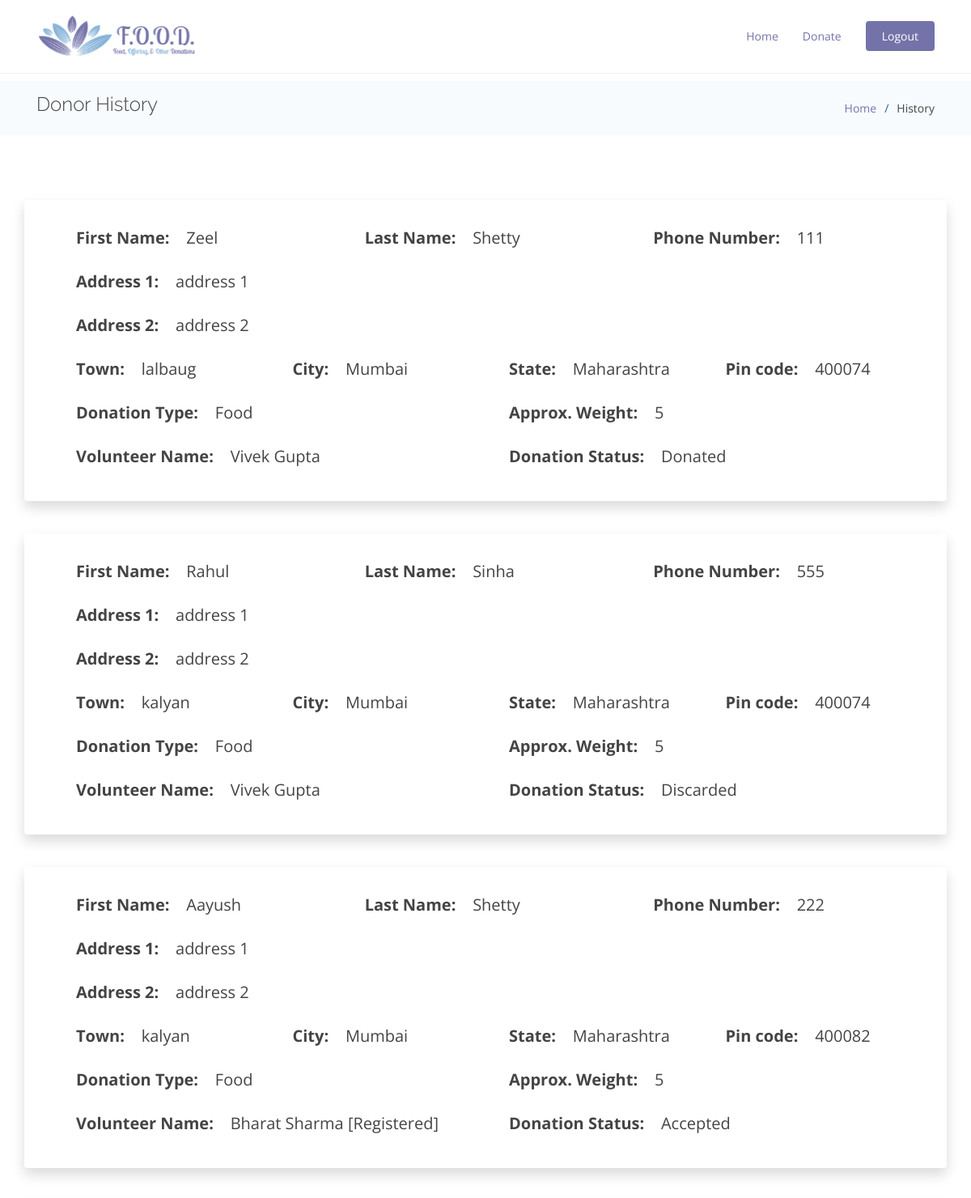
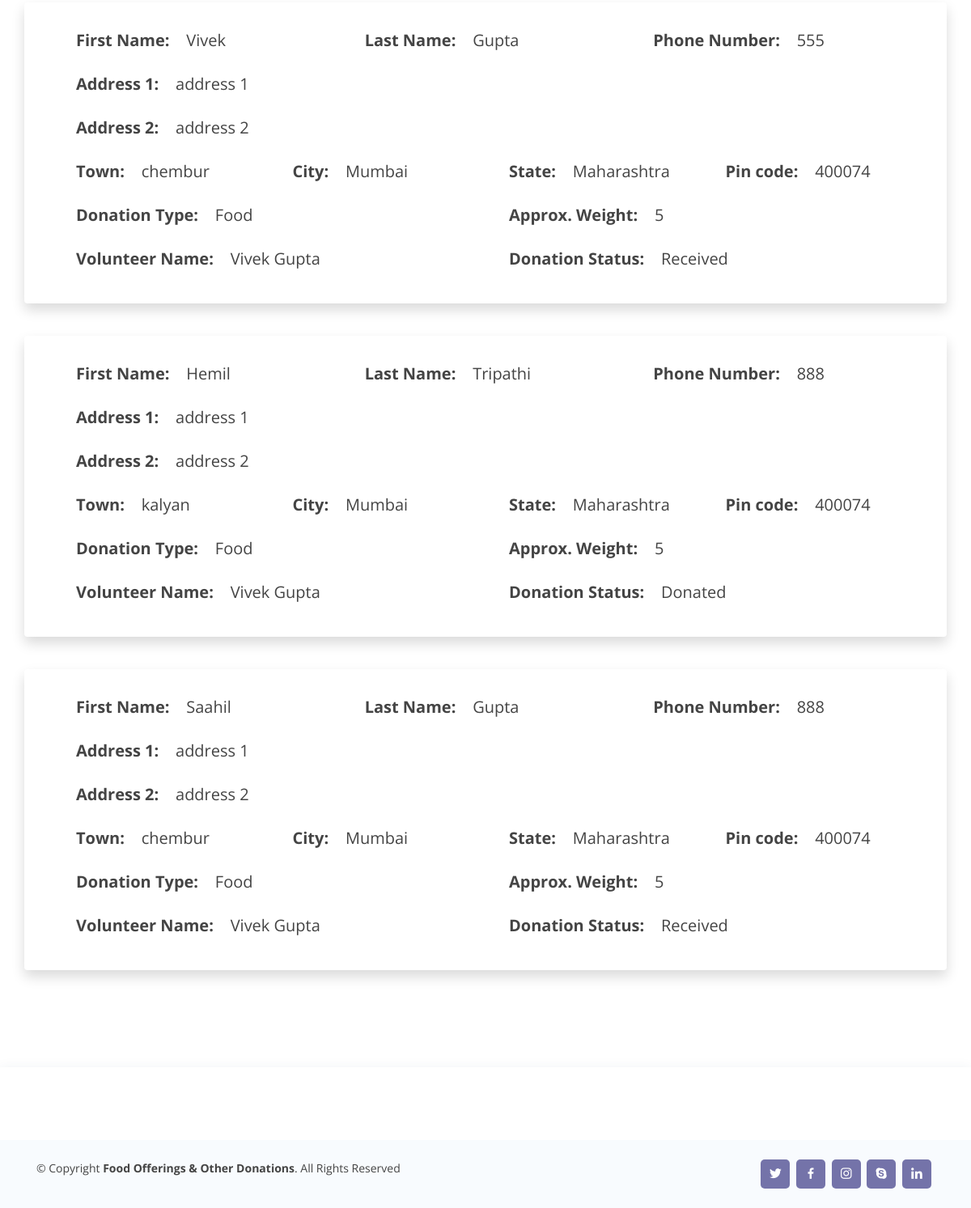
/history.php (signed in), run on the app's committed database (2 pictures, top to bottom).
### tables this page shows
CREATE TABLE `vassign_tb` (
  `Dnid` int(3) DEFAULT NULL,
  `Did` int(3) DEFAULT NULL,
  `Vid` int(3) DEFAULT NULL,
  `First Name` varchar(20) DEFAULT NULL,
  `Last Name` varchar(20) DEFAULT NULL,
  `Phone` int(13) DEFAULT NULL,
  `Address 1` varchar(30) DEFAULT NULL,
  `Address 2` varchar(30) DEFAULT NULL,
  `Town` varchar(20) DEFAULT NULL,
  `City` varchar(20) DEFAULT NULL,
  `State` varchar(20) DEFAULT NULL,
  `Pincode` int(10) DEFAULT NULL,
  `Donation Type` varchar(20) DEFAULT NULL,
  `Weight` int(5) DEFAULT NULL,
  `Task Assigned` varchar(10) DEFAULT NULL,
  `Received` varchar(10) DEFAULT NULL,
  `Donated` varchar(10) DEFAULT NULL
);

CREATE TABLE `volunteer_tb` (
  `Vid` int(3) NOT NULL,
  `First Name` varchar(20) NOT NULL,
  `Last Name` varchar(20) NOT NULL,
  `Address 1` varchar(30) NOT NULL,
  `Address 2` varchar(30) NOT NULL,
  `Town` varchar(20) NOT NULL,
  `City` varchar(20) NOT NULL,
  `State` varchar(20) NOT NULL,
  `Pincode` int(10) NOT NULL,
  `Email` varchar(50) NOT NULL,
  `Phone Number` int(13) NOT NULL,
  `Password` varchar(10) NOT NULL,
  `Confirm Password` varchar(10) NOT NULL
);

CREATE TABLE `reg_tb` (
  `Rid` int(10) NOT NULL,
  `First Name` varchar(20) NOT NULL,
  `Last Name` varchar(20) NOT NULL,
  `Address 1` varchar(30) NOT NULL,
  `Address 2` varchar(30) NOT NULL,
  `Town` varchar(20) NOT NULL,
  `City` varchar(20) NOT NULL,
  `State` varchar(20) NOT NULL,
  `Pincode` int(10) NOT NULL,
  `Email` varchar(20) NOT NULL,
  `Phone Number` int(13) NOT NULL
);

### history.php (the view, shortened to what this page needs)
<!DOCTYPE html>
<html lang="en">
<head>
  <link href="assets/vendor/aos/aos.css" rel="stylesheet">
  <link href="assets/vendor/bootstrap/css/bootstrap.min.css" rel="stylesheet">
  <link href="assets/vendor/bootstrap-icons/bootstrap-icons.css" rel="stylesheet">
  <link href="assets/vendor/boxicons/css/boxicons.min.css" rel="stylesheet">
  <link href="assets/vendor/glightbox/css/glightbox.min.css" rel="stylesheet">
  <link href="assets/vendor/remixicon/remixicon.css" rel="stylesheet">
  <link href="assets/vendor/swiper/swiper-bundle.min.css" rel="stylesheet">
  <link rel="stylesheet" href="https://stackpath.bootstrapcdn.com/bootstrap/4.3.1/css/bootstrap.min.css"
>
  <link href="assets/css/style.css" rel="stylesheet">
</head>
<?php
$servername = "localhost";
$username = "root";
$password = "";
$dbname = "food";
    $conn = new mysqli($servername, $username, $password, $dbname);
    $key = $_SESSION['Dkey'];
    $sql = "SELECT * FROM `vassign_tb` WHERE `Did`='$key';";
    $result = $conn->query($sql);
?>
<body>
  <header id="header" class="fixed-top">
    <div class="container d-flex align-items-center justify-content-between">
      <h1 class="logo">
        <a href="index.php" class="logo"><img src="assets/img/logo.png" alt="" class="img-fluid"></a>
      </h1>
      <nav id="navbar" class="navbar">
        <ul>
        <li><a class="nav-link" href="index.php">Home</a></li>
          <li><a class="nav-link" href="donor_form.php">Donate</a></li>
          <li><a class="getstarted"  href="logout.php">Logout</a></li>
        </ul>
      </nav>
    </div>
  </header>
  <main id="main">
    <section class="breadcrumbs">
      <div class="container">
        <div class="d-flex justify-content-between align-items-center">
          <h2>Donor History</h2>
          <ol>
            <li><a href="index.php">Home</a></li>
            <li>History</li>
          </ol>
        </div>
      </div>
    </section>
    <section class="inner-page" id="s1">
    <?php
    if ($result->num_rows > 0)
    {
        $row1 = $result->fetch_all(MYSQLI_ASSOC);
        foreach ($row1 as $rows)
        {
              if(empty($rows["Vid"]))
              {
              }
              else
              {
                $Vid = $rows["Vid"];
                $sql1 = "SELECT * FROM `volunteer_tb` WHERE `Vid` = '$Vid'";
                $sql2 = "SELECT * FROM `reg_tb` WHERE `Rid` = '$Vid'";
                  $result = $conn->query($sql1);
                  $row2 = $result->fetch_assoc();
                  $result5 = $conn->query($sql2);
                  $rows5 = $result5->fetch_assoc();
              }
?>
      <div class="container shadow p-3 mb-3 bg-white rounded" id="c1">
        <form class="ml-5  fontbig" >
          <div class="form-row mt-3 font-weight-bold">
            <div class="form-group col-md-4">
              <label for="inputFName">First Name:</label>&nbsp;&nbsp;&nbsp;
              <label for="inputFName" name="fname" id="fname" class="font-weight-normal">
                <?php echo $rows['First Name']; ?>
            </label>
            </div>
            <div class="form-group col-md-4">
              <label for="inputLName">Last Name:</label>&nbsp;&nbsp;&nbsp;
              <label for="inputLName" name="lname" id="lname" class="font-weight-normal">
              <?php echo $rows['Last Name']; ?>
              </label>
            </div>
            <div class="form-group col-md-4">
              <label for="inputPhoneNumber">Phone Number:</label>&nbsp;&nbsp;&nbsp;
              <label for="inputPhoneNumber" name="phonenumber" id="phonenumber" class="font-weight-normal">
              <?php echo $rows['Phone']; ?>
              </label>
            </div>
          </div>
          <div class="form-group font-weight-bold">
            <label for="inputAddress">Address 1:</label>&nbsp;&nbsp;&nbsp;
            <label for="inputAddress" name="address1" id="address1" class="font-weight-normal">
            <?php echo $rows['Address 1']; ?>
            </label>
          </div>
          <div class="form-group font-weight-bold">
            <label for="inputAddress2">Address 2:</label>&nbsp;&nbsp;&nbsp;
            <label for="inputAddress2" name="address2" id="address2" class="font-weight-normal">
            <?php echo $rows['Address 2']; ?>
            </label>
          </div>
          <div class="form-row font-weight-bold">
            <div class="form-group col-md-3">
              <label for="inputTown">Town:</label>&nbsp;&nbsp;&nbsp;
              <label for="inputTown" name="town" id="town" class="font-weight-normal">
              <?php echo $rows['Town']; ?>
              </label>
            </div>
            <div class="form-group col-md-3">
              <label for="inputCity">City:</label>&nbsp;&nbsp;&nbsp;
              <label for="inputCity" name="city" id="city" class="font-weight-normal">
              <?php echo $rows['City']; ?>
              </label>
            </div>
            <div class="form-group col-md-3">
              <label for="inputState">State:</label>&nbsp;&nbsp;&nbsp;
              <label for="inputState" name="state" id="state" class="font-weight-normal">
              <?php echo $rows['State']; ?>
              </label>
            </div>
            <div class="form-group col-md-3">
              <label for="inputPincode">Pin code:</label>&nbsp;&nbsp;&nbsp;
              <label for="inputPincode" name="pincode" id="pincode" class="font-weight-normal">
              <?php echo $rows['Pincode']; ?>
              </label>
            </div>
          </div>
          <div class="form-row font-weight-bold">
            <div class="form-group col-md-6">
              <label for="inputDtype">Donation Type:</label>&nbsp;&nbsp;&nbsp;
              <label for="inputDtype" name="donationtype" id="donationtype" class="font-weight-normal">
              <?php echo $rows['Donation Type']; ?>
              </label>
            </div>
            <div class="form-group col-md-6">
              <label for="inputApproxWeight">Approx. Weight:</label>&nbsp;&nbsp;&nbsp;
              <label for="inputApproxWeight" name="weight" id="weight" class="font-weight-normal">
              <?php echo $rows['Weight']; ?>
              </label>
            </div>
          </div>
          <div class="form-row font-weight-bold">
            <div class="form-group col-md-6">
              <label for="inputDtype">Volunteer Name:</label>&nbsp;&nbsp;&nbsp;
              <label for="inputDtype" name="donationtype" id="donationtype" class="font-weight-normal">
                <?php
                 if(empty($rows["Vid"]))
                 {
                 }
                 elseif(isset($row2))
                 {
                     if(empty($row2['First Name']))
                     {
                     }
                     else
                     {
                       echo $row2['First Name'] . ' ' . $row2['Last Name'];
                     }
                 }
                 elseif(isset($rows5))
                 {
                   if(empty($rows5['First Name']))
                     {
                     }
                     else
                     {
                       echo $rows5['First Name'] . ' ' . $rows5['Last Name'];
                     }
                 }
                ?>
              </label>
            </div>
            <div class="form-group col-md-6">
              <label for="inputApproxWeight">Donation Status:</label>&nbsp;&nbsp;&nbsp;
              <label for="inputApproxWeight" name="weight" id="weight" class="font-weight-normal">
              <?php
              if($rows['Donated']=="Donated")
              {
                echo "Donated";
              }
              elseif($rows['Received']=="Discard")
              {
                echo "Discarded";
              }
              elseif($rows['Received']=="Received")
              {
                echo "Received";
              }
              elseif($rows['Task Assigned']=="Accepted")
              {
                echo "Accepted";
              }
              ?>
              </label>
            </div>
          </div>
        </form>
      </div><br>
      <?php
          }
      }
      ?>
    </section>
  </main>
  <footer id="footer">
    <div class="footer-top">
    </div>
    <div class="container d-md-flex py-4">
      <div class="me-md-auto text-center text-md-start">
        <div class="copyright">
          &copy; Copyright <strong><span>Food Offerings & Other Donations</span></strong>. All Rights Reserved
        </div>
      </div>
      <div class="social-links text-center text-md-right pt-3 pt-md-0">
        <a href="" class="twitter"><i class="bx bxl-twitter"></i></a>
        <a href="" class="facebook"><i class="bx bxl-facebook"></i></a>
        <a href="" class="instagram"><i class="bx bxl-instagram"></i></a>
        <a href="" class="google-plus"><i class="bx bxl-skype"></i></a>
        <a href="" class="linkedin"><i class="bx bxl-linkedin"></i></a>
      </div>
    </div>
  </footer>
</body>
</html>

### assets/css/style.css (style rules this page uses)
body { font-family: "Open Sans", sans-serif; color: #444444; }
a { color: rgb(116, 115, 169); text-decoration: none; }
h1, h2, h3, h4, h5, h6 { font-family: "Raleway", sans-serif; }
.fontbig { font-size: 20px; }
#header { transition: all 0.5s; background: #fff; z-index: 997; padding: 15px 0; border-bottom: 1px solid #e6f2fb; }
#header .logo { font-size: 28px; margin: 0; padding: 0; line-height: 1; font-weight: 300; letter-spacing: 0.5px; font-family: "Lobster Two"; }
#header .logo a { color: #16507b; }
#header .logo img { max-height: 60px; }
.navbar { padding: 0; }
.navbar ul { margin: 0; padding: 0; display: flex; list-style: none; align-items: center; }
.navbar li { position: relative; }
.navbar a, .navbar a:focus { display: flex; align-items: center; justify-content: space-between; padding: 10px 0 10px 30px; font-size: 14px; color: rgb(116, 115, 169); white-space: nowrap; transition: 0.3s; }
.navbar .getstarted { background: rgb(116, 115, 169); padding: 8px 20px; margin-left: 30px; border-radius: 4px; color: #fff; }
section { padding: 80px 0; overflow: hidden; }
.breadcrumbs { padding: 15px 0; background: #f8fbfe; min-height: 40px; margin-top: 100px; }
.breadcrumbs h2 { font-size: 24px; font-weight: 300; }
.breadcrumbs ol { display: flex; flex-wrap: wrap; list-style: none; padding: 0; margin: 0; font-size: 14px; }
.breadcrumbs ol li + li { padding-left: 10px; }
.breadcrumbs ol li + li::before { display: inline-block; padding-right: 10px; color: #1a5e90; content: "/"; }
#footer { color: #444444; font-size: 14px; background: #f8fbfe; box-shadow: 0px 2px 15px rgba(18, 66, 101, 0.08); }
#footer .footer-top { padding: 60px 0 30px 0; background: #fff; }
#footer .social-links a { font-size: 18px; display: inline-block; background: rgb(116, 115, 169); color: #fff; line-height: 1; padding: 8px 0; margin-right: 4px; border-radius: 5px; text-align: center; width: 36px; height: 36px; transition: 0.3s; }

### data on the page
vassign_tb: First Name "Zeel", Last Name "Shetty", Phone "111", Address 1 "address 1", Address 2 "address 2", Town "lalbaug", City "Mumbai", State "Maharashtra", Pincode "400074", Donation Type "Food", Weight "5", Vid "Vivek", Vid "Gupta", Donated "Donated"
vassign_tb: First Name "Rahul", Last Name "Sinha", Phone "555", Address 1 "address 1", Address 2 "address 2", Town "kalyan", City "Mumbai", State "Maharashtra", Pincode "400074", Donation Type "Food", Weight "5", Vid "Vivek", Vid "Gupta", Donated "Discarded"
vassign_tb: First Name "Aayush", Last Name "Shetty", Phone "222", Address 1 "address 1", Address 2 "address 2", Town "kalyan", City "Mumbai", State "Maharashtra", Pincode "400082", Donation Type "Food", Weight "5", reg_tb.First Name "Bharat", reg_tb.Last Name "Sharma [Registered]", Donated "Accepted"
vassign_tb: First Name "Vivek", Last Name "Gupta", Phone "555", Address 1 "address 1", Address 2 "address 2", Town "chembur", City "Mumbai", State "Maharashtra", Pincode "400074", Donation Type "Food", Weight "5", Vid "Vivek", Vid "Gupta", Donated "Received"
vassign_tb: First Name "Hemil", Last Name "Tripathi", Phone "888", Address 1 "address 1", Address 2 "address 2", Town "kalyan", City "Mumbai", State "Maharashtra", Pincode "400074", Donation Type "Food", Weight "5", Vid "Vivek", Vid "Gupta", Donated "Donated"
vassign_tb: First Name "Saahil", Last Name "Gupta", Phone "888", Address 1 "address 1", Address 2 "address 2", Town "chembur", City "Mumbai", State "Maharashtra", Pincode "400074", Donation Type "Food", Weight "5", Vid "Vivek", Vid "Gupta", Donated "Received"
